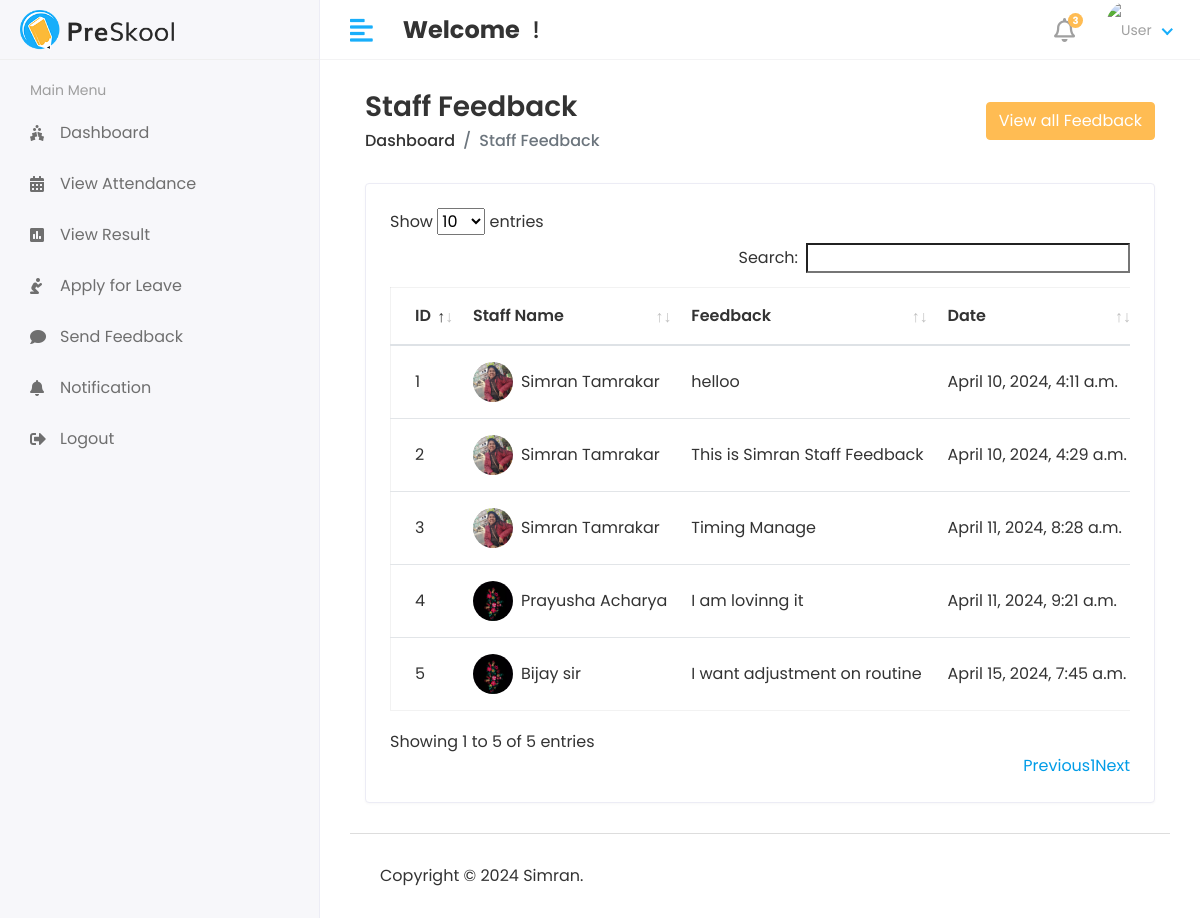
Page /HOD/Staff/feedback on the committed database.
### studentmsapp/models.py (models this page shows, shortened)
class Staff_Feedback(models.Model):
    staff_id = models.ForeignKey(Staff,on_delete=models.CASCADE)
    feedback = models.TextField()
    feedback_reply = models.TextField()
    created_at = models.DateTimeField(auto_now_add=True)
    updated_at = models.DateTimeField(auto_now=True)

class Staff(models.Model):
    admin = models.OneToOneField(CustomUser, on_delete=models.CASCADE)
    address = models.TextField()
    gender = models.CharField(max_length=100)
    created_at = models.DateTimeField(auto_now_add=True)
    updated_at = models.DateTimeField(auto_now=True)

class CustomUser(AbstractUser):
    USER = (
        ('1','HOD'),
        ('2','STAFF'),
        ('3','STUDENT')
    )
    user_type = models.CharField(choices=USER,max_length=50,default=1)
    profile_pic = models.ImageField(upload_to='media/profile_pic')

### student_management_system/HOD_views.py (the view)
# urls.py: path('HOD/Staff/feedback',HOD_views.STAFF_FEEDBACK,name='staff_feedback_reply'),
def STAFF_FEEDBACK(request):
    feedback = Staff_Feedback.objects.all()
    feedback_history = Staff_Feedback.objects.all().order_by('-id')[0:5]
    context= {
        'feedback':feedback,
        'feedback_history':feedback_history,
    }
    return render(request,'HOD/staff_feedback.html',context)

### template/HOD/staff_feedback.html (shortened to what this page needs)
{% extends 'base.html' %}
{% block content %}
<div class="content container-fluid">
               <div class="page-header">
                  <div class="row align-items-center">
                     <div class="col">
                        <h3 class="page-title">Staff Feedback</h3>
                        <ul class="breadcrumb">
                           <li class="breadcrumb-item"><a href="index.html">Dashboard</a></li>
                           <li class="breadcrumb-item active">Staff Feedback</li>
                        </ul>
                     </div>
                     <div class="col-auto text-right float-right ml-auto">
                         <button type="button" class="btn btn-primary" data-toggle="modal" data-target="#exampleModalCenter">
                          View all Feedback
                        </button>
                     </div>
                  </div>
               </div>
               <div class="row">
                  <div class="col-sm-12">
                     <div class="card card-table">
                        <div class="card-body">
                           <div class="table-responsive">
                              <table id="table_id" class="table table-hover table-center mb-0 ">
                                 <thead>
                                    <tr>
                                      <th>ID</th>
                                      <th>Staff Name</th>
                                      <th>Feedback</th>
                                      <th>Date</th>
                                    </tr>
                                 </thead>
                                 <tbody>
                                 {% for i in feedback %}
                                    <tr>
                                       <td>{{ i.id }}</td>
                                       <td>
                                          <h2 class="table-avatar">
                                             <a href="student-details.html" class="avatar avatar-sm mr-2"><img class="avatar-img rounded-circle" src="/{{i.staff_id.admin.profile_pic}}" alt="User Image"></a>
                                             <a href="student-details.html">{{i.staff_id.admin.first_name}} {{i.staff_id.admin.last_name}}</a>
                                          </h2>
                                       </td>
                                      <td>{{i.feedback}}</td>
                                      <td>{{i.created_at}}</td>
                                    </tr>
                                 {% endfor %}
                                 </tbody>
                              </table>
                           </div>
                        </div>
                     </div>
                  </div>
               </div>
            </div>
{% endblock %}

### static/assets/css/style.css (style rules this page uses)
html { height: 100%; }
body { background-color: #fff; color: #333; font-family: 'Poppins', sans-serif; font-size: 1rem; height: 100%; line-height: 1.5; overflow-x: hidden; }
h1, h2, h3, h4, h5, h6 { font-family: 'Poppins', sans-serif; margin-top: 0; }
a { color: #009ce7; }
input, button, a { transition: all 0.4s ease; -moz-transition: all 0.4s ease; -o-transition: all 0.4s ease; -ms-transition: all 0.4s ease; -webkit-transition: all 0.4s ease; }
input, input:focus, button, button:focus { outline: none; }
ul, ol { padding: 0px; list-style: none; }
.table { color: #333; max-width: 100%; margin-bottom: 0; width: 100%; }
.table.dataTable { border-collapse: collapse !important; border: 1px solid rgba(0, 0, 0, 0.05); }
table.table td h2 { display: inline-block; font-size: inherit; font-weight: 400; margin: 0; padding: 0; vertical-align: middle; }
table.table td h2.table-avatar { align-items: center; display: inline-flex; font-size: inherit; font-weight: 400; margin: 0; padding: 0; vertical-align: middle; white-space: nowrap; }
table.table td h2 a { color: #333; }
.table thead tr th { font-weight: 600; }
.table tbody tr { border-bottom: 1px solid rgba(0, 0, 0, 0.05); }
.table.table-center td, .table.table-center th { vertical-align: middle; }
.card-table .card-body .table > thead > tr > th { border-top: 0; }
.card-table .card-body .table tr td:first-child, .card-table .card-body .table tr th:first-child { padding-left: 1.5rem; }
.card-table .table td, .card-table .table th { border-top: 1px solid #e2e5e8; padding: 1rem 0.75rem; white-space: nowrap; }
.btn-primary { background-color: #FFBC53; border: 1px solid #FFBC53; }
.card { border: 1px solid #ececf5; box-shadow: 0 1px 3px 0 rgba(0, 0, 0, 0.03); margin-bottom: 1.875rem; }
.card-body { padding: 1.5rem; }
.avatar { position: relative; display: inline-block; width: 3rem; height: 3rem }
.avatar > img { width: 100%; height: 100%; -o-object-fit: cover; object-fit: cover; }
.avatar-sm { width: 2.5rem; height: 2.5rem; }
.page-header { margin-bottom: 1.875rem; }
.page-header .breadcrumb { background-color: transparent; color: #6c757d; font-size: 1rem; font-weight: 500; margin-bottom: 0; padding: 0; }
.page-header .breadcrumb a { color: #333; }
.page-title { font-size: 28px; font-weight: 600; color: #333; margin-bottom: 5px; }

### rows in the picture
Staff_Feedback: id "1", staff_id.admin.profile_pic (picture), staff_id.admin.first_name "Simran", staff_id.admin.last_name "Tamrakar", feedback "helloo", created_at "April 10, 2024, 4:11 a.m."
Staff_Feedback: id "2", staff_id.admin.profile_pic (picture), staff_id.admin.first_name "Simran", staff_id.admin.last_name "Tamrakar", feedback "This is Simran Staff Feedback", created_at "April 10, 2024, 4:29 a.m."
Staff_Feedback: id "3", staff_id.admin.profile_pic (picture), staff_id.admin.first_name "Simran", staff_id.admin.last_name "Tamrakar", feedback "Timing Manage", created_at "April 11, 2024, 8:28 a.m."
Staff_Feedback: id "4", staff_id.admin.profile_pic (picture), staff_id.admin.first_name "Prayusha", staff_id.admin.last_name "Acharya", feedback "I am lovinng it", created_at "April 11, 2024, 9:21 a.m."
Staff_Feedback: id "5", staff_id.admin.profile_pic (picture), staff_id.admin.first_name "Bijay", staff_id.admin.last_name "sir", feedback "I want adjustment on routine", created_at "April 15, 2024, 7:45 a.m."
